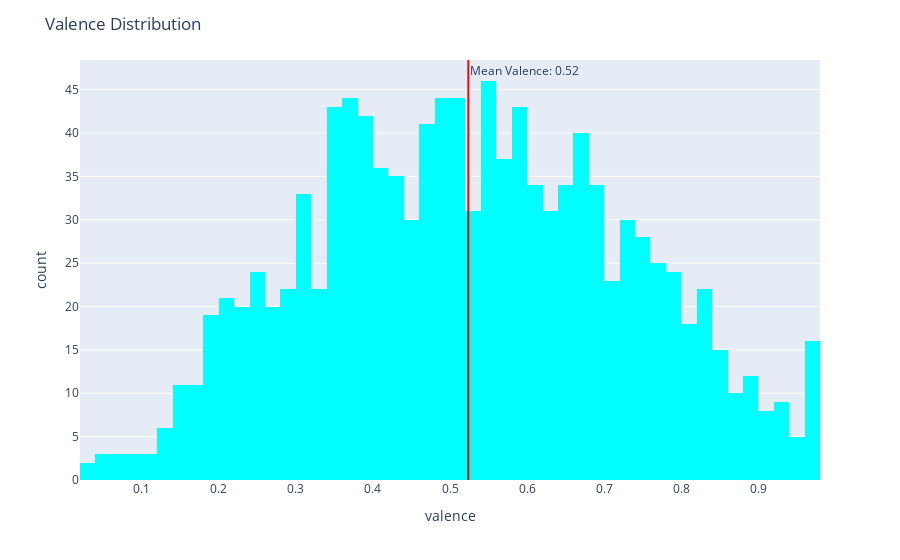

The code cell stored with this chart in its notebook:
### Code cell
fig = px.histogram(df, x="valence", marginal=None, hover_data=df.columns, color_discrete_sequence=['aqua'])
fig.update_layout(title='Valence Distribution')
mean_valence = df['valence'].mean()
fig.add_vline(x=mean_valence, line_color='red', annotation_text = f"Mean Valence: {mean_valence:.2f}", annotation_position = 'top right')

# Modify the bin size by changing the value of nbins
fig.update_traces(nbinsx=50)

fig.show()

### Figure 1 — Plotly figure (JSON) as saved in the notebook; plotly's stock layout.template omitted (floating-point values rounded to 4 significant figures; data arrays with more than 128 entries replaced by an {"elided": "..."} marker saying what was removed)
{"data": [{"alignmentgroup": "True", "bingroup": "x", "hovertemplate": "valence=%{x}<br>count=%{y}<extra></extra>", "legendgroup": "", "marker": {"color": "aqua", "pattern": {"shape": ""}}, "name": "", "nbinsx": 50, "offsetgroup": "", "orientation": "v", "showlegend": false, "type": "histogram", "x": {"elided": "1157 float values"}, "xaxis": "x", "yaxis": "y"}], "layout": {"annotations": [{"showarrow": false, "text": "Mean Valence: 0.52", "x": 0.5238, "xanchor": "left", "xref": "x", "y": 1, "yanchor": "top", "yref": "y domain"}], "barmode": "relative", "legend": {"tracegroupgap": 0}, "margin": {"t": 60}, "shapes": [{"line": {"color": "red"}, "type": "line", "x0": 0.5238, "x1": 0.5238, "xref": "x", "y0": 0, "y1": 1, "yref": "y domain"}], "title": {"text": "Valence Distribution"}, "xaxis": {"anchor": "y", "domain": [0, 1], "title": {"text": "valence"}}, "yaxis": {"anchor": "x", "domain": [0, 1], "title": {"text": "count"}}}}
